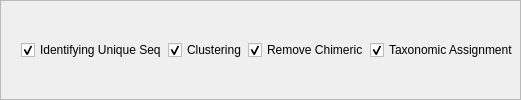
     <widget class="QFrame" name="frame_8">
      <property name="frameShape">
       <enum>QFrame::StyledPanel</enum>
      </property>
      <property name="frameShadow">
       <enum>QFrame::Raised</enum>
      </property>
      <layout class="QHBoxLayout" name="horizontalLayout_8">
       <property name="spacing">
        <number>1</number>
       </property>
       <property name="leftMargin">
        <number>20</number>
       </property>
       <property name="topMargin">
        <number>1</number>
       </property>
       <property name="rightMargin">
        <number>1</number>
       </property>
       <property name="bottomMargin">
        <number>1</number>
       </property>
       <item>
        <widget class="QCheckBox" name="checkBox_identify_unique_seq">
         <property name="text">
          <string>Identifying Unique Seq</string>
         </property>
         <property name="checked">
          <bool>true</bool>
         </property>
        </widget>
       </item>
       <item>
        <widget class="QCheckBox" name="checkBox_clustering">
         <property name="text">
          <string>Clustering</string>
         </property>
         <property name="checked">
          <bool>true</bool>
         </property>
        </widget>
       </item>
       <item>
        <widget class="QCheckBox" name="checkBox_remove_chimeric">
         <property name="text">
          <string>Remove Chimeric</string>
         </property>
         <property name="checked">
          <bool>true</bool>
         </property>
        </widget>
       </item>
       <item>
        <widget class="QCheckBox" name="checkBox_taxonomic_assignment">
         <property name="text">
          <string>Taxonomic Assignment</string>
         </property>
         <property name="checked">
          <bool>true</bool>
         </property>
        </widget>
       </item>
      </layout>
     </widget>
